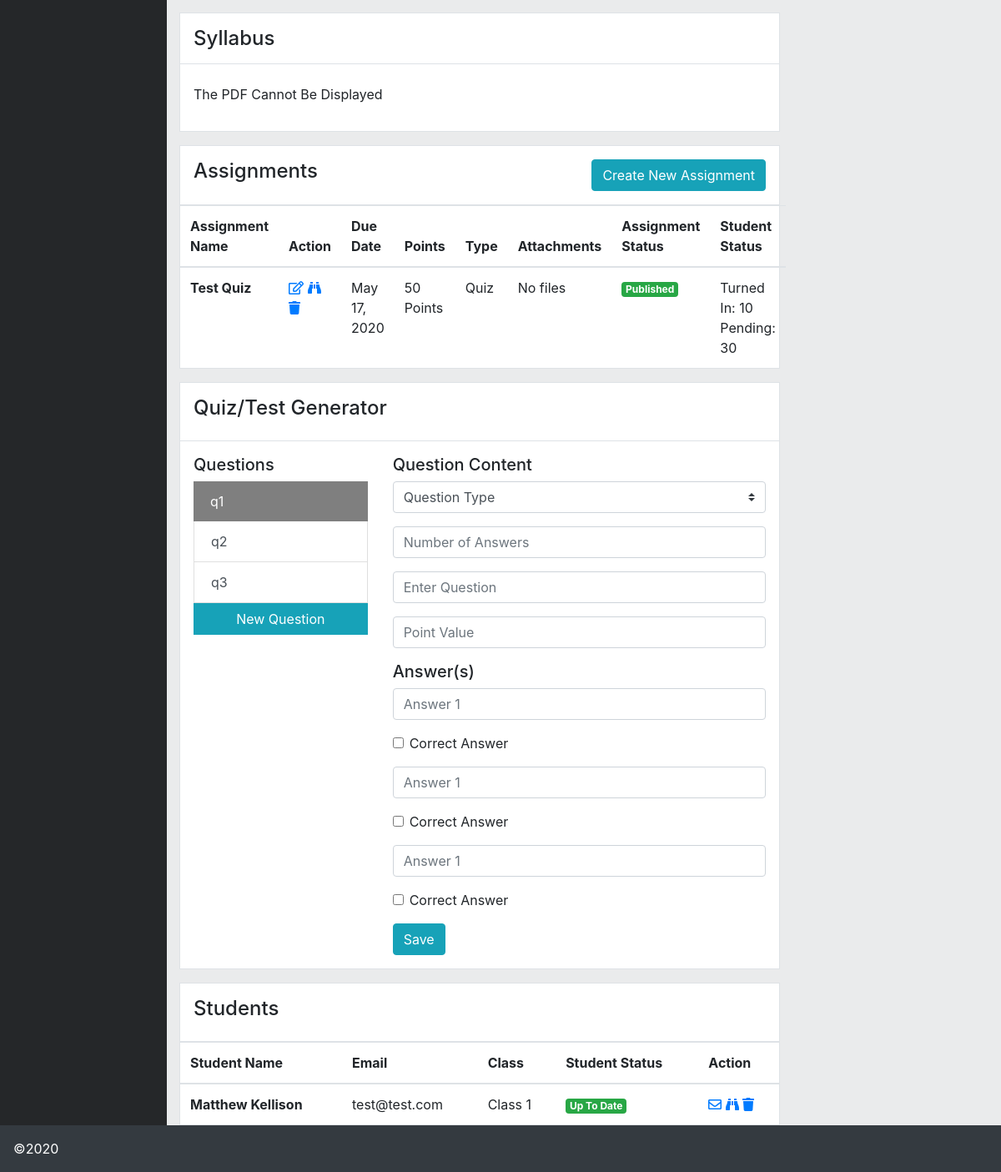
Page /course-management/?c=14 (signed in, lower part) on the earlier database version.
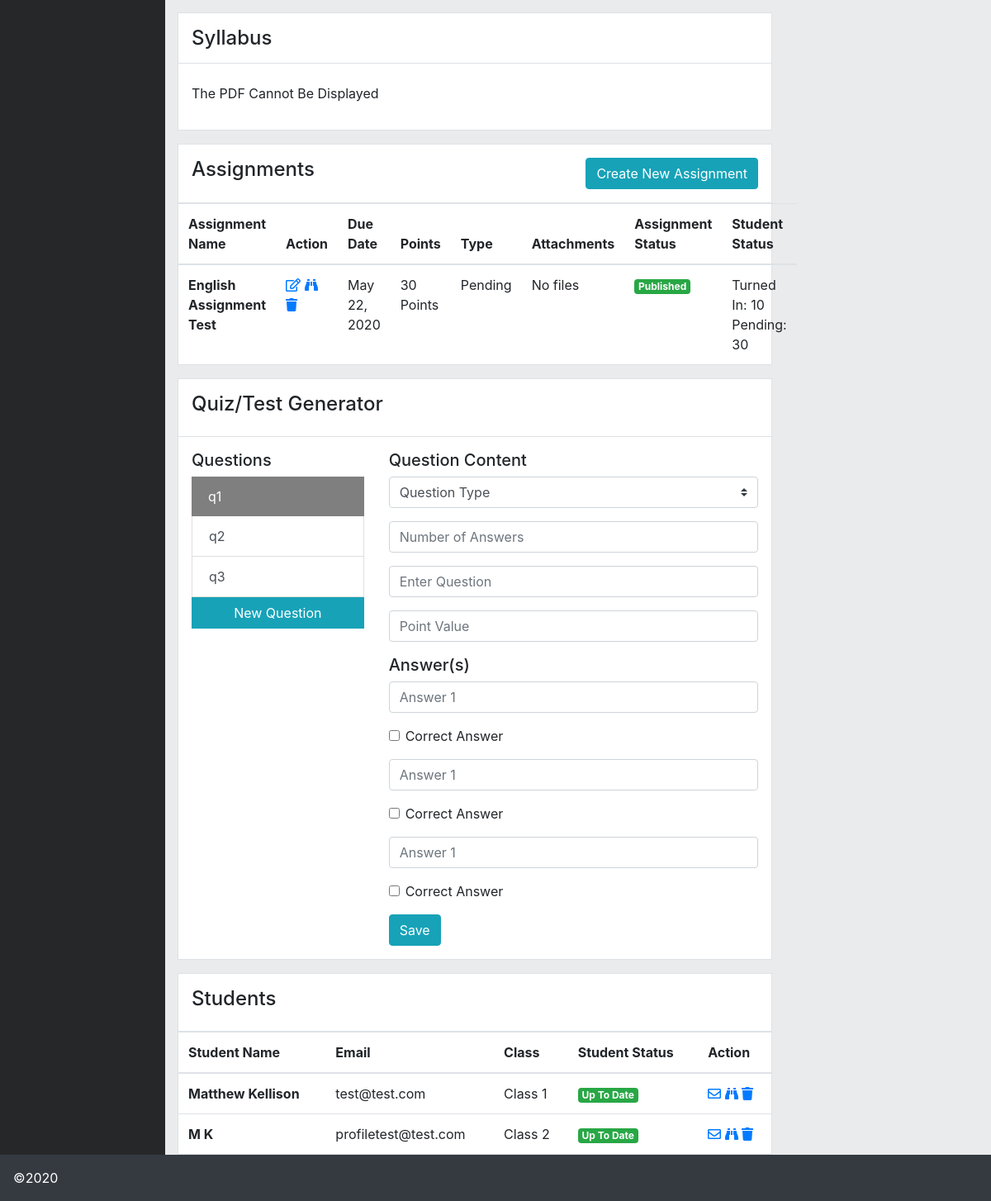
Same page on the later database version.
### LMSSystem/models.py (models this page shows, shortened)
class ClassList(models.Model):
    class_id = models.AutoField(primary_key=True,)
    user = models.ForeignKey(User, on_delete=models.CASCADE, related_name="classlist")
    class_name = models.CharField(max_length=100, blank=False, default="Pending")
    class_subject = models.CharField(max_length=100, blank=False, default="Pending")
    class_description = models.TextField(blank=False,default="Pending")
    class_photo = models.ImageField(upload_to ='classphotos/',blank=True, null=True)
    syllabus_file = models.FileField(upload_to ='syllabus/',blank=True)

class Assignments(models.Model):
    STATUS_CHOICES = (
        ('Pending', 'Pending'),
        ('Published', 'Published'),
        ('Late', 'Late'),
    )
    TYPE_CHOICES =(
        ('Pending','Pending'),
        ('File Upload','File Upload'),
        ('Homework','Homework'),
        ('Discussion','Discussion'),
        ('Quiz','Quiz'),
        ('Test','Test'),
    )
    assignment_id = models.AutoField(primary_key=True)
    class_id = models.ForeignKey(ClassList, on_delete=models.CASCADE)
    assignment_name = models.CharField(max_length=255, blank=False, null=False, default="None")
    assignment_description = models.TextField(blank=False,default="Pending")
    assignment_type = models.CharField(max_length=11,choices=TYPE_CHOICES, null=False, blank=False, default="Pending")
    due_date = models.DateField(auto_now=False, auto_now_add=False)
    point_value = models.IntegerField(blank=False,null=False,default=0)
    assignment_files = models.FileField(upload_to ='assignments/',blank=True)
    assignment_status = models.CharField(max_length=10,choices=STATUS_CHOICES, null=False, blank=False, default="Pending")

class ClassListGroup(models.Model):
    class_group_id = models.AutoField(primary_key=True)
    code_id = models.ForeignKey(ClassListGroupCode, on_delete=models.CASCADE)
    class_id = models.ForeignKey(ClassList, on_delete=models.CASCADE)
    user = models.ForeignKey(User, on_delete=models.CASCADE, related_name="codeassignment")

class Profile(models.Model):
    ROLE_CHOICES = (
        ('Student', 'Student'),
        ('Teacher', 'Teacher'),
        ('Supervisor', 'Supervisor'),
    )
    user = models.OneToOneField(User, on_delete=models.CASCADE, related_name='profile')
    first_name = models.CharField(max_length=100, blank=True)
    last_name = models.CharField(max_length=100, blank=True)
    email = models.EmailField(max_length=150)
    role = models.CharField(max_length=10,choices=ROLE_CHOICES, null=True, blank=False)
    Account_Confirmed = models.BooleanField(default=False)
    Profile_Image = models.ImageField(upload_to ='uploads/',blank=True)

class ClassListGroupCode(models.Model):
    code_id = models.AutoField(primary_key=True)
    class_id = models.ForeignKey(ClassList, on_delete=models.CASCADE)
    class_group_name = models.CharField(max_length=100, blank=False, default="Class 1")
    class_group_code = models.CharField(max_length=32, blank=False, default="00000000000000000000000000000000")

### LMSSystem/views.py (the view, shortened to what this page needs)
# urls.py: path('course-management/', views.coursemanagement, name='coursemanagement'),
def coursemanagement(request):
    if request.user.is_authenticated:
        if request.method == 'GET':
            course = request.GET.get('c')
            listclasses = ClassList.objects.filter(user=request.user)
            liststudents = ClassListGroup.objects.filter(class_id=course)
            listassignments = Assignments.objects.filter(class_id=course)
            assignmentweights = AssignmentWeight.objects.filter(class_id=course)
            if listclasses and course:
                showcourse = ClassList.objects.filter(user=request.user,class_id=course)
                return render(request, 'coursemanagement/index.html', {'pagename':'Course Management','courseexist':"classandcourse",'listclasses':listclasses,'liststudents':liststudents,'listassignments':listassignments,'assignmentweights':assignmentweights,'showcourse':showcourse,'newclassform':CreateNewClass(),'newAssignment':CreateNewAssignment(),'createweight':CreateAssignmentWeight()})
            elif listclasses:
                return render(request, 'coursemanagement/index.html', {'pagename':'Course Management','courseexist':"course",'listclasses':listclasses,'listassignments':listassignments,'newclassform':CreateNewClass(),'newAssignment':CreateNewAssignment()})
            else:
                return render(request, 'coursemanagement/index.html', {'pagename':'Course Management','courseexist':"none",'newclassform':CreateNewClass()})

### LMSSystem/forms.py
class CreateNewClass(ModelForm):
    class_name = forms.CharField(max_length=100,widget=forms.TextInput(attrs={'class': 'form-control','placeholder':'Intro To English'}))
    class_subject = forms.CharField(max_length=100,widget=forms.TextInput(attrs={'class': 'form-control','placeholder':'English'}))
    class_photo = forms.ImageField(required=False,widget=forms.ClearableFileInput(attrs={'class': 'form-control-file'}))
    class_description = forms.CharField(widget=forms.Textarea(attrs={'class': 'form-control'}))
    syllabus = forms.FileField(required=False,widget=forms.ClearableFileInput(attrs={'class': 'form-control-file'}))
    class Meta:
        model = ClassList
        fields = ['class_name','class_subject','class_photo','class_description', 'syllabus']

### LMSSystem/templates/coursemanagement/index.html (shortened to what the changed rows need)
<!doctype html>
<html lang="en">
    {% include 'base-templates/headtag.html' %}
    <body>
        <div class="container-fluid">
            <div class="row">
                <div class="col-lg-10 pl-0 pr-0" style="background: #EAEBEC;">
                    <div class="container-fluid">
                        <div class="row">
                            {% block startingview %}
                            {% if courseexist == "classandcourse" %}
                            <div class="col-lg-9">
                                    {% block courseContent %}
                                    {% for row in showcourse %}
                                {% if not row.syllabus_file %}
                                {% else %}
                                <div class="mt-3 bg-white border">
                                    <div class="p-3 h4 border-bottom">Syllabus</div>
                                    <div class="p-3">
                                        <object width="100%" height="500px" data="{{ row.syllabus_file.url }}">
                                            <p>The PDF Cannot Be Displayed</p>
                                        </object>
                                    </div>
                                </div>
                                {% endif %}
                                {% endfor %}
                                {% endblock %}
                                <div class="mt-3 bg-white border">
                                    <table class="table table-hover table-responsive-lg m-0">
                                        <thead>
                                          <tr>
                                            <th scope="col">Assignment Name</th>
                                            <th scope="col">Action</th>
                                            <th scope="col">Due Date</th>
                                            <th scope="col">Points</th>
                                            <th scope="col">Type</th>
                                            <th scope="col">Attachments</th>
                                            <th scope="col">Assignment Status</th>
                                            <th scope="col">Student Status</th>
                                          </tr>
                                        </thead>
                                        <tbody>
                                            {% block assignmentList %}
                                            {% for row in listassignments %}
                                            <tr>
                                                <th scope="row">{{ row.assignment_name }}</th>
                                                <td>
                                                    <a href=""><i class="far fa-edit"></i></a>
                                                    <a href=""><i class="fas fa-binoculars"></i></a>
                                                    <a href=""><i class="fa fa-trash"></i></a>
                                                </td>
                                                <td>{{ row.due_date }}</td>
                                                <td>{{ row.point_value }} Points</td>
                                                <td>{{ row.assignment_type }}</td>
                                                {% if not row.assignment_files %}
                                                <td>No files</td>
                                                {% else %}
                                                <td><a href="{{ row.assignment_files.url }}" download>Download File</a></td>
                                                {% endif %}
                                                <td><span class="badge badge-success">{{ row.assignment_status }}</span></td>
                                                <td>
                                                    <div>Turned In: 10</div>
                                                    <div>Pending: 30</div>
                                                </td>
                                            </tr>
                                            {% endfor %}
                                            {% endblock %}
                                        </tbody>
                                    </table>
                                </div>
                                <div class="mt-3 bg-white border">
                                    <table class="table table-hover table-responsive-lg m-0">
                                        <thead>
                                          <tr>
                                            <th scope="col">Student Name</th>
                                            <th scope="col">Email</th>
                                            <th scope="col">Class</th>
                                            <th scope="col">Student Status</th>
                                            <th scope="col">Action</th>
                                          </tr>
                                        </thead>
                                        <tbody>
                                            {% block liststudents %}
                                            {% for row in liststudents %}
                                            <tr>
                                                <th scope="row">{{ row.user.first_name }} {{ row.user.last_name }}</th>
                                                <td>{{ row.user.profile.email }}</td>
                                                <td>{{ row.code_id.class_group_name }}</td>
                                                <td><span class="badge badge-success">Up To Date</span></td>
                                                <td>
                                                    <a href=""><i class="far fa-envelope"></i></a>
                                                    <a href=""><i class="fas fa-binoculars"></i></a>
                                                    <a href=""><i class="fa fa-trash"></i></a>
                                                </td>
                                            </tr>
                                            {% endfor %}
                                            {% endblock %}
                                        </tbody>
                                    </table>
                                </div>
                            </div>
                            {% endif %}
                            {% endblock %}
                        </div>
                    </div>
                </div>
            </div>
        </div>
    </body>
</html>

Differences in the rows shown:
removed Assignments: assignment_name "Test Quiz", due_date "May 17, 2020", point_value "50", assignment_type "Quiz", assignment_files "No files", assignment_status "Published"
added Assignments: assignment_name "English Assignment Test", due_date "May 22, 2020", point_value "30", assignment_type "Pending", assignment_files "No files", assignment_status "Published"
added ClassListGroup: user.first_name "M", user.last_name "K", user.profile.email "profiletest@test.com", code_id.class_group_name "Class 2"
